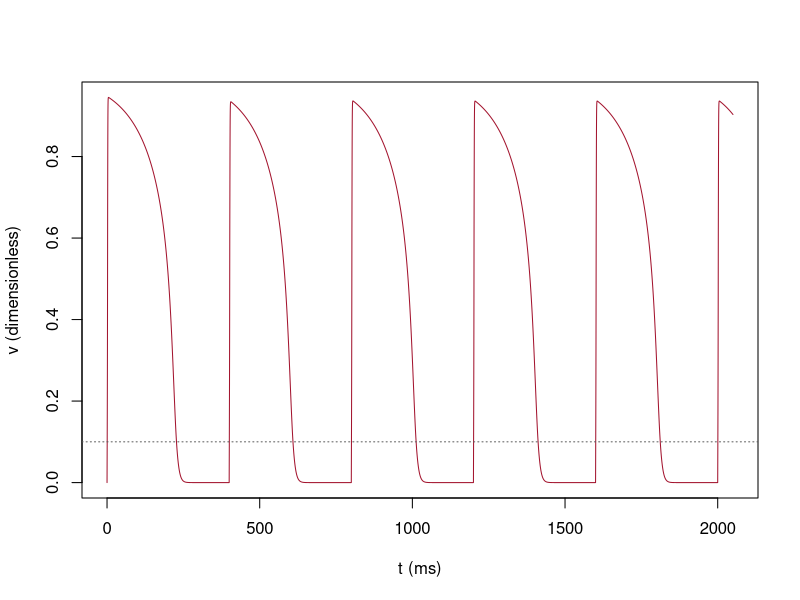

Here is the R script that generated this plot:
# Fig. 1.38: Action potentials under periodic stimulation (book, Section 1.6)
# Mitchell-Schaeffer model (two currents), Euler's method with dt = 0.01 ms, stimulus every PCL = 400 ms;
# measured is the time above the reference value 0.1 (action potential duration APD) and below it (diastolic interval DI)
# (c) 2026 Philipp Kügler · Program for the book "Dynamical Systems in the Life Sciences" · MIT License (see LICENSE)
tin <- 0.3; tout <- 6; topen <- 100; tclose <- 115; vgate <- 0.13   # time constants in ms
PCL <- 400; T <- 2050; dt <- 0.01; vref <- 0.1

t <- (0:(round(T / dt) - 1)) * dt
v <- numeric(length(t))
vv <- 0; h <- 1
for (i in 2:length(t)) {
  J <- if (t[i] %% PCL < 2) 0.2 else 0  # stimulus: 2 ms long
  dv <- h * vv^2 * (1 - vv) / tin - vv / tout + J
  dh <- if (vv < vgate) (1 - h) / topen else -h / tclose
  vv <- vv + dt * dv
  h <- h + dt * dh
  v[i] <- vv
}

s <- sign(v - vref)                      # crossings of the reference value
kreuz <- t[which(diff(s) != 0)]
auf <- kreuz[seq(1, length(kreuz), 2)]; ab <- kreuz[seq(2, length(kreuz), 2)]
for (k in seq_along(ab)) {
  if (k < length(auf)) cat(sprintf("AP %d:  APD = %6.1f ms,  DI = %6.1f ms\n", k, ab[k] - auf[k], auf[k + 1] - ab[k]))
  else cat(sprintf("AP %d:  APD = %6.1f ms\n", k, ab[k] - auf[k]))
}

plot(t, v, type = "l", col = rgb(0.64, 0.08, 0.18), xlab = "t (ms)", ylab = "v (dimensionless)")
abline(h = vref, lty = 3, col = "grey35")
